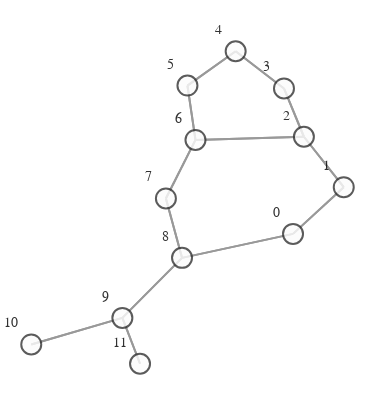

Write notebook code for a chart like this one.
### Code cell
def create_graph(graph):
    g = to_networkx(graph)
    pos = nx.spring_layout(g)
    vis = GraphVisualization(
        g, pos, node_text_position='top left', node_size=20,
    )
    fig = vis.create_figure()
    return fig

fig = create_graph(dataset[8])
fig.show()

### Figure 1 — Plotly figure (JSON) as saved in the notebook; plotly's stock layout.template omitted (floating-point values rounded to 4 significant figures)
{"data": [{"hoverinfo": "none", "line": {"color": "#808080", "width": 2}, "mode": "lines", "opacity": 0.8, "type": "scatter", "x": [0.218, 0.3467, null, 0.218, -0.06354, null, 0.3467, 0.218, null, 0.3467, 0.2456, null, 0.2456, 0.3467, null, 0.2456, 0.1951, null, 0.2456, -0.0294, null, 0.1951, 0.2456, null, 0.1951, 0.07252, null, 0.07252, 0.1951, null, 0.07252, -0.04978, null, -0.04978, 0.07252, null, -0.04978, -0.0294, null, -0.0294, 0.2456, null, -0.0294, -0.04978, null, -0.0294, -0.1044, null, -0.1044, -0.0294, null, -0.1044, -0.06354, null, -0.06354, 0.218, null, -0.06354, -0.1044, null, -0.06354, -0.2149, null, -0.2149, -0.06354, null, -0.2149, -0.446, null, -0.2149, -0.17, null, -0.446, -0.2149, null, -0.17, -0.2149, null], "y": [-0.2047, 0.08116, null, -0.2047, -0.3515, null, 0.08116, -0.2047, null, 0.08116, 0.3902, null, 0.3902, 0.08116, null, 0.3902, 0.6857, null, 0.3902, 0.3708, null, 0.6857, 0.3902, null, 0.6857, 0.9137, null, 0.9137, 0.6857, null, 0.9137, 0.7035, null, 0.7035, 0.9137, null, 0.7035, 0.3708, null, 0.3708, 0.3902, null, 0.3708, 0.7035, null, 0.3708, 0.01225, null, 0.01225, 0.3708, null, 0.01225, -0.3515, null, -0.3515, -0.2047, null, -0.3515, 0.01225, null, -0.3515, -0.7192, null, -0.7192, -0.3515, null, -0.7192, -0.8819, null, -0.7192, -1, null, -0.8819, -0.7192, null, -1, -0.7192, null]}, {"hoverinfo": "text", "marker": {"color": "#fcfcfc", "colorbar": {"thickness": 15, "title": {"side": "right", "text": ""}, "xanchor": "left"}, "colorscale": [[0, "rgb(255,255,217)"], [0.125, "rgb(237,248,177)"], [0.25, "rgb(199,233,180)"], [0.375, "rgb(127,205,187)"], [0.5, "rgb(65,182,196)"], [0.625, "rgb(29,145,192)"], [0.75, "rgb(34,94,168)"], [0.875, "rgb(37,52,148)"], [1, "rgb(8,29,88)"]], "line": {"color": "#333333", "width": 2}, "reversescale": false, "showscale": false, "size": 20}, "mode": "markers+text", "opacity": 0.8, "text": ["0", "1", "2", "3", "4", "5", "6", "7", "8", "9", "10", "11"], "textfont": {"color": "#000000", "family": "Arial", "size": 14}, "textposition": "top left", "type": "scatter", "x": [0.218, 0.3467, 0.2456, 0.1951, 0.07252, -0.04978, -0.0294, -0.1044, -0.06354, -0.2149, -0.446, -0.17], "y": [-0.2047, 0.08116, 0.3902, 0.6857, 0.9137, 0.7035, 0.3708, 0.01225, -0.3515, -0.7192, -0.8819, -1]}], "layout": {"autosize": false, "height": 400, "hovermode": "closest", "margin": {"b": 5, "l": 0, "r": 0, "t": 20}, "paper_bgcolor": "rgba(255,255,255,255)", "plot_bgcolor": "rgba(0,0,0,0)", "scene": {"xaxis": {"autorange": true, "showgrid": false, "showline": false, "showticklabels": false, "ticks": "", "visible": false, "zeroline": false}, "yaxis": {"autorange": true, "showgrid": false, "showline": false, "showticklabels": false, "ticks": "", "visible": false, "zeroline": false}, "zaxis": {"autorange": true, "showgrid": false, "showline": false, "showticklabels": false, "ticks": "", "visible": false, "zeroline": false}}, "showlegend": false, "title": {"font": {"size": 16}, "text": ""}, "width": 375, "xaxis": {"autorange": true, "showgrid": false, "showline": false, "showticklabels": false, "ticks": "", "visible": false, "zeroline": false}, "yaxis": {"autorange": true, "showgrid": false, "showline": false, "showticklabels": false, "ticks": "", "visible": false, "zeroline": false}}}
